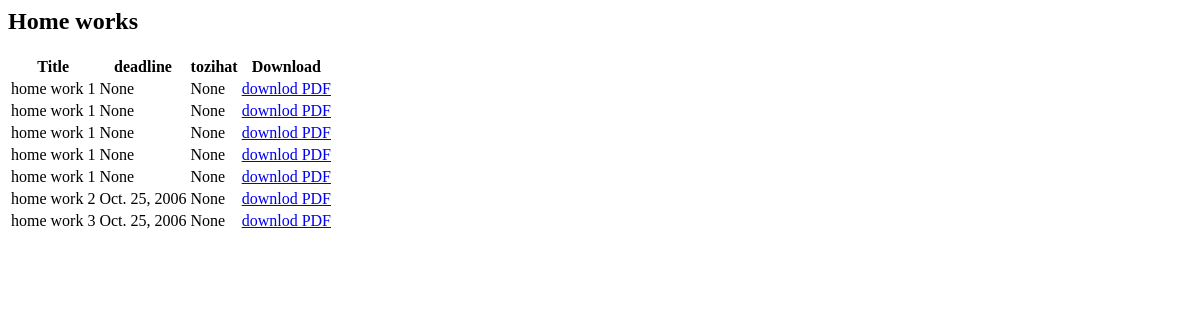
The page /my_home_works/ on the database as committed earlier.
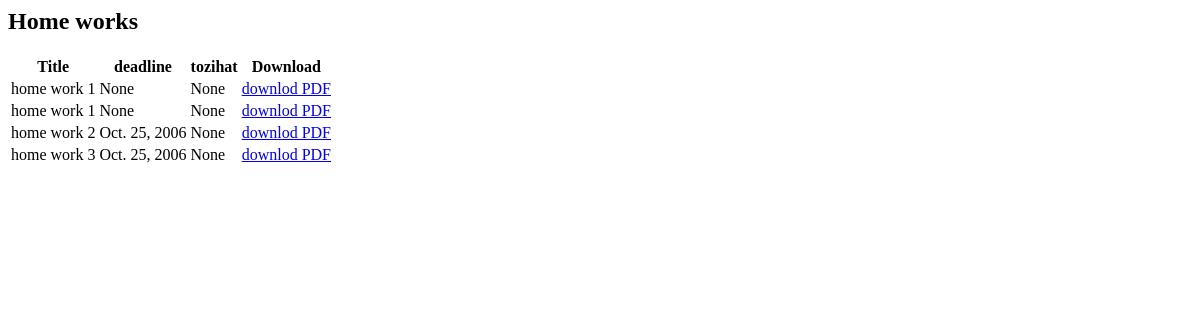
The same page on the database as committed later.
### my_app/models.py (models this page shows, shortened)
class HomeWork(models.Model):
    title = models.CharField(max_length=100)
    deadline= models.DateField(null=True)
    tozihat = models.CharField(max_length=512,null=True)
    pdf = models.FileField(upload_to='my_home_works/pdfs/')

### my_app/views.py (the view)
# urls.py: path('my_home_works/', views.my_home_works.as_view() , name='my_home_works'),
class my_home_works(ListView):
    model = HomeWork
    template_name = 'my_app/my_home_works.html'
    context_object_name = 'homeworks'

### my_app/templates/my_app/my_home_works.html
{% block content %}
  <h2>Home works</h2>
  <table class="table">
    <thead>
      <tr>
        <th>Title</th>
        <th>deadline</th>
        <th>tozihat</th>
        <th>Download</th>
      </tr>
    </thead>
    <tbody>
      {% for homework in homeworks %}
        <tr>
          <td>{{homework.title }}</td>
          <td>{{homework.deadline }}</td>
          <td>{{homework.tozihat }}</td>
          <td>
            <a href="{{homework.pdf.url }}" class="btn btn-primary btn-sm" target="_blank">
              downlod PDF
            </a>
          </td>
        </tr>
      {% endfor %}
    </tbody>
  </table>
{% endblock %}

Rows that differ between the two databases and show on the page:
removed HomeWork: title "home work 1", deadline "None", tozihat "None"
removed HomeWork: title "home work 1", deadline "None", tozihat "None"
removed HomeWork: title "home work 1", deadline "None", tozihat "None"
